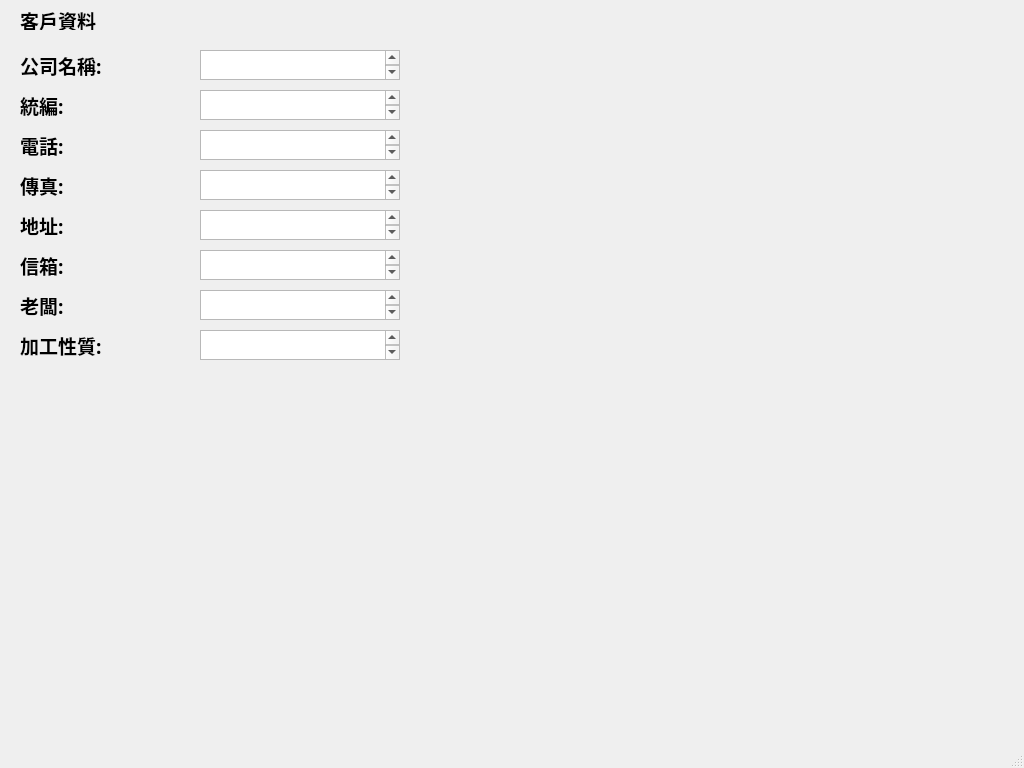
<?xml version="1.0" encoding="UTF-8"?>
<ui version="4.0">
 <class>MainWindow</class>
 <widget class="QMainWindow" name="MainWindow">
  <property name="geometry">
   <rect>
    <x>0</x>
    <y>0</y>
    <width>1024</width>
    <height>768</height>
   </rect>
  </property>
  <property name="windowTitle">
   <string>MainWindow</string>
  </property>
  <widget class="QWidget" name="centralwidget">
   <widget class="QLabel" name="label">
    <property name="geometry">
     <rect>
      <x>20</x>
      <y>10</y>
      <width>100</width>
      <height>20</height>
     </rect>
    </property>
    <property name="font">
     <font>
      <family>Aharoni</family>
      <pointsize>14</pointsize>
      <weight>75</weight>
      <bold>true</bold>
     </font>
    </property>
    <property name="text">
     <string>客戶資料</string>
    </property>
   </widget>
   <widget class="QLabel" name="label_2">
    <property name="geometry">
     <rect>
      <x>20</x>
      <y>250</y>
      <width>100</width>
      <height>30</height>
     </rect>
    </property>
    <property name="font">
     <font>
      <family>Aharoni</family>
      <pointsize>14</pointsize>
      <weight>75</weight>
      <bold>true</bold>
     </font>
    </property>
    <property name="text">
     <string>信箱:</string>
    </property>
   </widget>
   <widget class="QLabel" name="label_3">
    <property name="geometry">
     <rect>
      <x>20</x>
      <y>210</y>
      <width>100</width>
      <height>30</height>
     </rect>
    </property>
    <property name="font">
     <font>
      <family>Aharoni</family>
      <pointsize>14</pointsize>
      <weight>75</weight>
      <bold>true</bold>
     </font>
    </property>
    <property name="text">
     <string>地址:</string>
    </property>
   </widget>
   <widget class="QLabel" name="label_4">
    <property name="geometry">
     <rect>
      <x>20</x>
      <y>130</y>
      <width>100</width>
      <height>30</height>
     </rect>
    </property>
    <property name="font">
     <font>
      <family>Aharoni</family>
      <pointsize>14</pointsize>
      <weight>75</weight>
      <bold>true</bold>
     </font>
    </property>
    <property name="text">
     <string>電話:</string>
    </property>
   </widget>
   <widget class="QLabel" name="label_5">
    <property name="geometry">
     <rect>
      <x>20</x>
      <y>50</y>
      <width>100</width>
      <height>30</height>
     </rect>
    </property>
    <property name="font">
     <font>
      <family>Aharoni</family>
      <pointsize>14</pointsize>
      <weight>75</weight>
      <bold>true</bold>
     </font>
    </property>
    <property name="text">
     <string>公司名稱:</string>
    </property>
   </widget>
   <widget class="QLabel" name="label_6">
    <property name="geometry">
     <rect>
      <x>20</x>
      <y>330</y>
      <width>100</width>
      <height>30</height>
     </rect>
    </property>
    <property name="font">
     <font>
      <family>Aharoni</family>
      <pointsize>14</pointsize>
      <weight>75</weight>
      <bold>true</bold>
     </font>
    </property>
    <property name="text">
     <string>加工性質:</string>
    </property>
   </widget>
   <widget class="QLabel" name="label_7">
    <property name="geometry">
     <rect>
      <x>20</x>
      <y>290</y>
      <width>100</width>
      <height>30</height>
     </rect>
    </property>
    <property name="font">
     <font>
      <family>Aharoni</family>
      <pointsize>14</pointsize>
      <weight>75</weight>
      <bold>true</bold>
     </font>
    </property>
    <property name="text">
     <string>老闆:</string>
    </property>
   </widget>
   <widget class="QLabel" name="label_8">
    <property name="geometry">
     <rect>
      <x>20</x>
      <y>90</y>
      <width>100</width>
      <height>30</height>
     </rect>
    </property>
    <property name="font">
     <font>
      <family>Aharoni</family>
      <pointsize>14</pointsize>
      <weight>75</weight>
      <bold>true</bold>
     </font>
    </property>
    <property name="text">
     <string>統編:</string>
    </property>
   </widget>
   <widget class="QLabel" name="label_9">
    <property name="geometry">
     <rect>
      <x>20</x>
      <y>170</y>
      <width>100</width>
      <height>30</height>
     </rect>
    </property>
    <property name="font">
     <font>
      <family>Aharoni</family>
      <pointsize>14</pointsize>
      <weight>75</weight>
      <bold>true</bold>
     </font>
    </property>
    <property name="text">
     <string>傳真:</string>
    </property>
   </widget>
   <widget class="QTextEdit" name="textEdit">
    <property name="geometry">
     <rect>
      <x>200</x>
      <y>50</y>
      <width>200</width>
      <height>30</height>
     </rect>
    </property>
    <property name="font">
     <font>
      <family>Aharoni</family>
      <pointsize>12</pointsize>
      <weight>75</weight>
      <bold>true</bold>
     </font>
    </property>
   </widget>
   <widget class="QTextEdit" name="textEdit_2">
    <property name="geometry">
     <rect>
      <x>200</x>
      <y>90</y>
      <width>200</width>
      <height>30</height>
     </rect>
    </property>
    <property name="font">
     <font>
      <family>Aharoni</family>
      <pointsize>12</pointsize>
      <weight>75</weight>
      <bold>true</bold>
     </font>
    </property>
   </widget>
   <widget class="QTextEdit" name="textEdit_3">
    <property name="geometry">
     <rect>
      <x>200</x>
      <y>130</y>
      <width>200</width>
      <height>30</height>
     </rect>
    </property>
    <property name="font">
     <font>
      <family>Aharoni</family>
      <pointsize>12</pointsize>
      <weight>75</weight>
      <bold>true</bold>
     </font>
    </property>
   </widget>
   <widget class="QTextEdit" name="textEdit_4">
    <property name="geometry">
     <rect>
      <x>200</x>
      <y>170</y>
      <width>200</width>
      <height>30</height>
     </rect>
    </property>
    <property name="font">
     <font>
      <family>Aharoni</family>
      <pointsize>12</pointsize>
      <weight>75</weight>
      <bold>true</bold>
     </font>
    </property>
   </widget>
   <widget class="QTextEdit" name="textEdit_5">
    <property name="geometry">
     <rect>
      <x>200</x>
      <y>210</y>
      <width>200</width>
      <height>30</height>
     </rect>
    </property>
    <property name="font">
     <font>
      <family>Aharoni</family>
      <pointsize>12</pointsize>
      <weight>75</weight>
      <bold>true</bold>
     </font>
    </property>
   </widget>
   <widget class="QTextEdit" name="textEdit_6">
    <property name="geometry">
     <rect>
      <x>200</x>
      <y>250</y>
      <width>200</width>
      <height>30</height>
     </rect>
    </property>
    <property name="font">
     <font>
      <family>Aharoni</family>
      <pointsize>12</pointsize>
      <weight>75</weight>
      <bold>true</bold>
     </font>
    </property>
   </widget>
   <widget class="QTextEdit" name="textEdit_7">
    <property name="geometry">
     <rect>
      <x>200</x>
      <y>290</y>
      <width>200</width>
      <height>30</height>
     </rect>
    </property>
    <property name="font">
     <font>
      <family>Aharoni</family>
      <pointsize>12</pointsize>
      <weight>75</weight>
      <bold>true</bold>
     </font>
    </property>
   </widget>
   <widget class="QTextEdit" name="textEdit_8">
    <property name="geometry">
     <rect>
      <x>200</x>
      <y>330</y>
      <width>200</width>
      <height>30</height>
     </rect>
    </property>
    <property name="font">
     <font>
      <family>Aharoni</family>
      <pointsize>12</pointsize>
      <weight>75</weight>
      <bold>true</bold>
     </font>
    </property>
   </widget>
  </widget>
  <widget class="QMenuBar" name="menubar">
   <property name="geometry">
    <rect>
     <x>0</x>
     <y>0</y>
     <width>1024</width>
     <height>22</height>
    </rect>
   </property>
  </widget>
  <widget class="QStatusBar" name="statusbar"/>
 </widget>
 <resources/>
 <connections/>
</ui>
